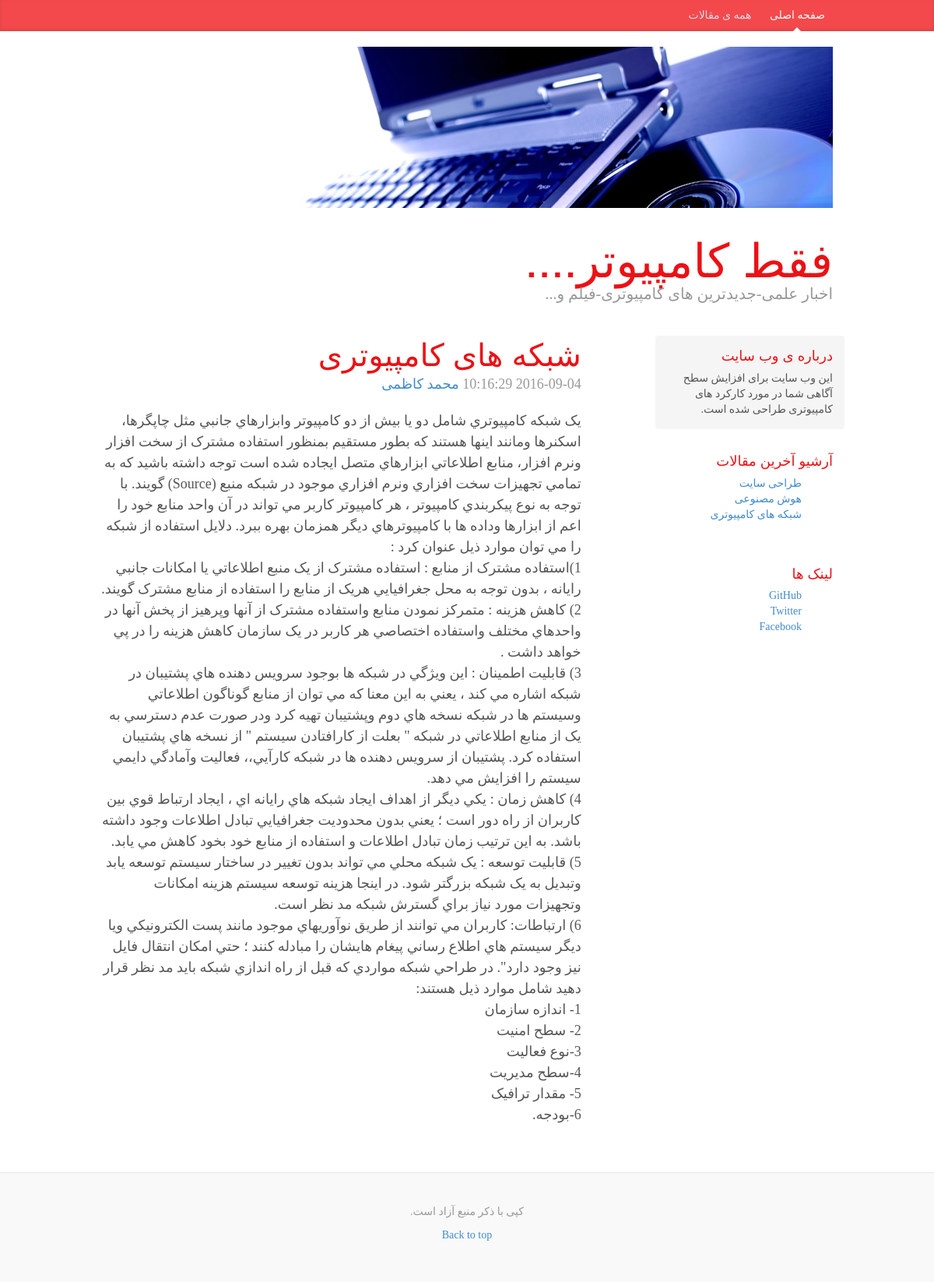
/lovers_of_kamputer/lovers_of_kamputer/post.php?id=2, run on the app's committed database.
### tables this page shows
CREATE TABLE `posts` (
  `id` int(11) NOT NULL,
  `category` int(11) NOT NULL,
  `title` varchar(255) NOT NULL,
  `body` text NOT NULL,
  `author` varchar(255) NOT NULL,
  `tags` varchar(255) NOT NULL,
  `date` timestamp NOT NULL DEFAULT CURRENT_TIMESTAMP
);

CREATE TABLE `categories` (
  `id` int(11) NOT NULL,
  `name` varchar(255) NOT NULL
);

### lovers_of_kamputer/lovers_of_kamputer/libraries/Database.php (called while the page is built, shortened)
<?php
class Database {
	public $host=DB_HOST;
	public $username=DB_USER;
	public $password=DB_PASS;
	public $db_name=DB_NAME;
	public $link;
	private function connect(){
		 $this->link=new mysqli($this->host,$this->username,$this->password,$this->db_name);
		 $this->link->set_charset("utf8");
	}
	public function select($query){
		$result=$this->link->query($query) or die($this->link->error.__LINE__ );
		if($result->num_rows >0)
		{
		   return $result;
		}else {
		  return false;
		}
	}
}

### lovers_of_kamputer/lovers_of_kamputer/post.php (the view)
<?php include "includes/header.php"; ?>
<?php
$id=$_GET['id'];
$db=new Database();
$query='select * from posts WHERE id='.$id;
$post=$db->select($query)->fetch_assoc();
$query='select * from categories';
$categories=$db->select($query);
    ?>
    <div class="blog-post">
            <h2 class="blog-post-title"><?php echo $post["title"];    ?></h2>
            <p class="blog-post-meta"><?php echo $post["date"];    ?> <a href="#"><?php echo $post["author"];    ?></a></p>
            <?php echo $post["body"];    ?>
               </div>
<?php include "includes/footer.php"; ?>

### lovers_of_kamputer/lovers_of_kamputer/includes/footer.php (shortened to what this page needs)
    </div>
        <div class="col-sm-3 col-sm-offset-1 blog-sidebar">
          <div class="sidebar-module sidebar-module-inset">
            <h4>درباره ی وب سایت</h4>
        <p>این وب سایت برای افزایش سطح آگاهی شما در مورد کارکرد های کامپیوتری طراحی شده است.</p>
          </div>
          <div class="sidebar-module">
            <h4>آرشیو آخرین مقالات</h4>
            <?php if($categories) : ?>
            <ol class="list-unstyled">
            <?php while($row=$categories->fetch_assoc()): ?>
              <li><a href="posts.php?category=<?php echo $row["id"];?>"><?php echo $row["name"];?></a></li>
            <?php endwhile; ?>
            </ol>
            <?php else: ?>
               <p>"there are no categories yet!"</p>
            <?php endif; ?>
          </div>
          <div class="sidebar-module">
            <h4>لینک ها</h4>
            <ol class="list-unstyled">
              <li><a href="#">GitHub</a></li>
              <li><a href="#">Twitter</a></li>
              <li><a href="#">Facebook</a></li>
            </ol>
          </div>
        </div>
      </div>
    </div>
    <div class="blog-footer">
      <p>کپی با ذکر منبع آزاد است.</p>
      <p>
        <a href="#">Back to top</a>
      </p>
    </div>
  </body>
</html>

### lovers_of_kamputer/lovers_of_kamputer/css/custom.css (style rules this page uses)
body { font-family: Georgia, "Times New Roman", Times, serif; color: #555; }
h1, .h1, h2, .h2, h3, .h3, h4, .h4, h5, .h5, h6, .h6 { margin-top: 0; font-family: "Helvetica Neue", Helvetica, Arial, sans-serif; font-weight: normal; color:#EB1115 ; }
.sidebar-module { padding: 15px; margin: 0 -15px 15px; }
.sidebar-module-inset { padding: 15px; background-color: #f5f5f5; border-radius: 4px; }
.sidebar-module-inset p:last-child, .sidebar-module-inset ul:last-child, .sidebar-module-inset ol:last-child { margin-bottom: 0; }
.blog-post { margin-bottom: 60px; }
.blog-post-title { margin-bottom: 5px; font-size: 40px; }
.blog-post-meta { margin-bottom: 20px; color: #999; }
.blog-footer { padding: 40px 0; color: #999; text-align: center; background-color: #f9f9f9; border-top: 1px solid #e5e5e5; }

### data on the page
posts: title "شبکه های کامپیوتری", author "محمد کاظمی", body "يک شبکه کامپيوتري شامل دو يا بيش از دو کامپيوتر وابزارهاي جانبي مثل چاپگرها، اسکنرها ومانند اينها هستند که بطور مستقيم بمنظور استفاده مشترک از سخت افزار ونرم افزار، منابع اطلاعاتي ابزارهاي متصل ايجاده شده است توجه داشته باشيد که به تمامي تجهيزات سخت افزاري ونرم افزاري موجود در شبکه منبع (Source) گويند. با توجه به نوع پيکربندي کامپيوتر ، هر کامپيوتر کاربر مي تواند در آن واحد منابع خود را اعم از ابزارها وداده ها با کامپيوترهاي ديگر همزمان بهره ببرد. دلايل استفاده از شبکه را مي توان موارد ذيل عنوان کرد : 1)استفاده مشترک از منابع : استفاده مشترک از يک منبع اطلاعاتي يا امکانات جانبي رايانه ، بدون توجه به محل جغرافيايي هريک از منابع را استفاده از منابع مشترک گويند. 2) کاهش هزينه : متمرکز نمودن…"
categories: name "طراحی سایت"
categories: name "هوش مصنوعی"
categories: name "شبکه های کامپیوتری"
